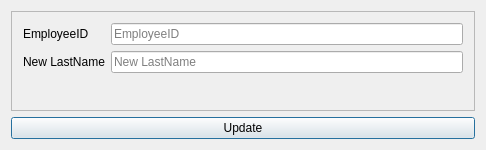
<?xml version="1.0" encoding="UTF-8"?>
<ui version="4.0">
 <class>UpdateLNClass</class>
 <widget class="QDialog" name="UpdateLNClass">
  <property name="geometry">
   <rect>
    <x>0</x>
    <y>0</y>
    <width>486</width>
    <height>150</height>
   </rect>
  </property>
  <property name="windowTitle">
   <string>UpdateLNClass</string>
  </property>
  <layout class="QGridLayout" name="gridLayout">
   <item row="0" column="0">
    <widget class="QFrame" name="frame">
     <property name="frameShape">
      <enum>QFrame::StyledPanel</enum>
     </property>
     <property name="frameShadow">
      <enum>QFrame::Raised</enum>
     </property>
     <layout class="QFormLayout" name="formLayout">
      <item row="2" column="0">
       <widget class="QLabel" name="label">
        <property name="text">
         <string>EmployeeID</string>
        </property>
       </widget>
      </item>
      <item row="2" column="1">
       <widget class="QLineEdit" name="empULineEdit">
        <property name="placeholderText">
         <string>EmployeeID</string>
        </property>
       </widget>
      </item>
      <item row="3" column="0">
       <widget class="QLabel" name="label_2">
        <property name="text">
         <string>New LastName</string>
        </property>
       </widget>
      </item>
      <item row="3" column="1">
       <widget class="QLineEdit" name="newLnameULineEdit">
        <property name="placeholderText">
         <string>New LastName</string>
        </property>
       </widget>
      </item>
     </layout>
    </widget>
   </item>
   <item row="1" column="0">
    <widget class="QPushButton" name="empLastNameUPButton">
     <property name="text">
      <string>Update</string>
     </property>
    </widget>
   </item>
  </layout>
 </widget>
 <layoutdefault spacing="6" margin="11"/>
 <resources/>
 <connections/>
</ui>
